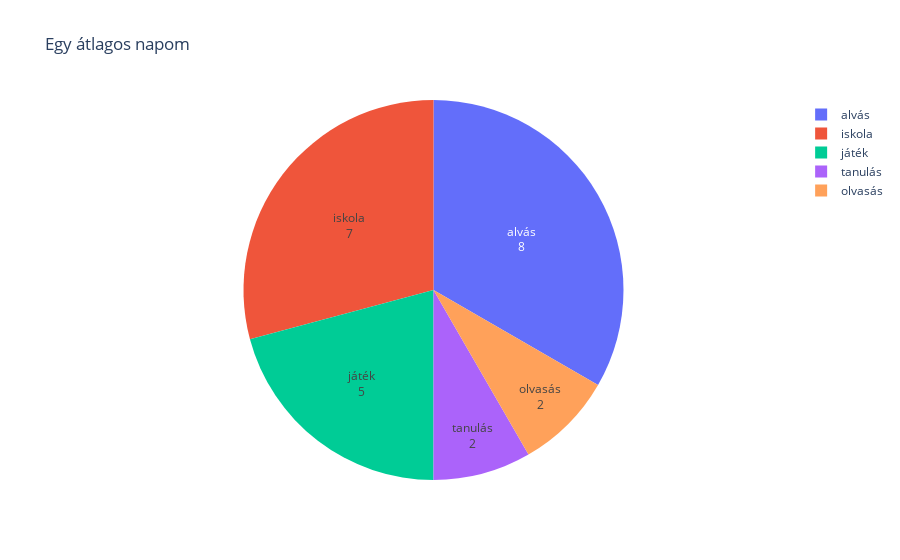

Write notebook code for a chart like this one.
### Markdown cell above
## Feladat 

Egy nap 24 órából áll. Készítsetek kördiagramot a napi rutinotokról.

### Code cell
day = {
    "activity_name": ["alvás", "tanulás", "játék", "olvasás", "iskola"],
    "activity_duration": [8, 2, 5, 2, 7],
}

fig = px.pie(
    day, names="activity_name", values="activity_duration", title="Egy átlagos napom"
)

fig.update_traces(textposition="inside", textinfo="label+value")

fig.show()

### Figure 1 — Plotly figure (JSON) as saved in the notebook; plotly's stock layout.template omitted (floating-point values rounded to 4 significant figures)
{"data": [{"domain": {"x": [0, 1], "y": [0, 1]}, "hovertemplate": "activity_name=%{label}<br>activity_duration=%{value}<extra></extra>", "labels": ["alvás", "tanulás", "játék", "olvasás", "iskola"], "legendgroup": "", "name": "", "showlegend": true, "textinfo": "label+value", "textposition": "inside", "type": "pie", "values": [8, 2, 5, 2, 7]}], "layout": {"legend": {"tracegroupgap": 0}, "title": {"text": "Egy átlagos napom"}}}
